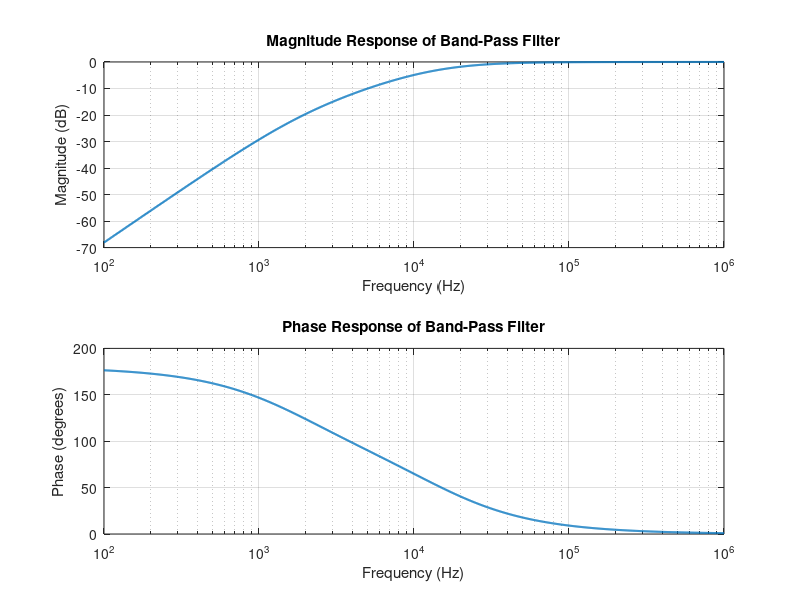

This figure's MATLAB source:
% Parameters
R = 1e3;    % 1 kOhm
L = 10e-3;  % 10 mH
C = 100e-9; % 100 nF

% Frequency range
f = logspace(2, 6, 1000);  % 100 Hz to 1 MHz
omega = 2 * pi * f;

% Transfer function H(jω) = Vout(jω) / Vin(jω)
H = @(omega) (1j * omega * L) ./ (R + 1j * omega * L + 1 ./ (1j * omega * C));

% Calculate magnitude and phase
H_mag = abs(H(omega));
H_phase = angle(H(omega));

% Plot magnitude response
figure;
subplot(2, 1, 1);
semilogx(f, 20 * log10(H_mag), 'LineWidth', 1.5);
title('Magnitude Response of Band-Pass Filter');
xlabel('Frequency (Hz)');
ylabel('Magnitude (dB)');
grid on;

% Plot phase response
subplot(2, 1, 2);
semilogx(f, rad2deg(H_phase), 'LineWidth', 1.5);
title('Phase Response of Band-Pass Filter');
xlabel('Frequency (Hz)');
ylabel('Phase (degrees)');
grid on;
